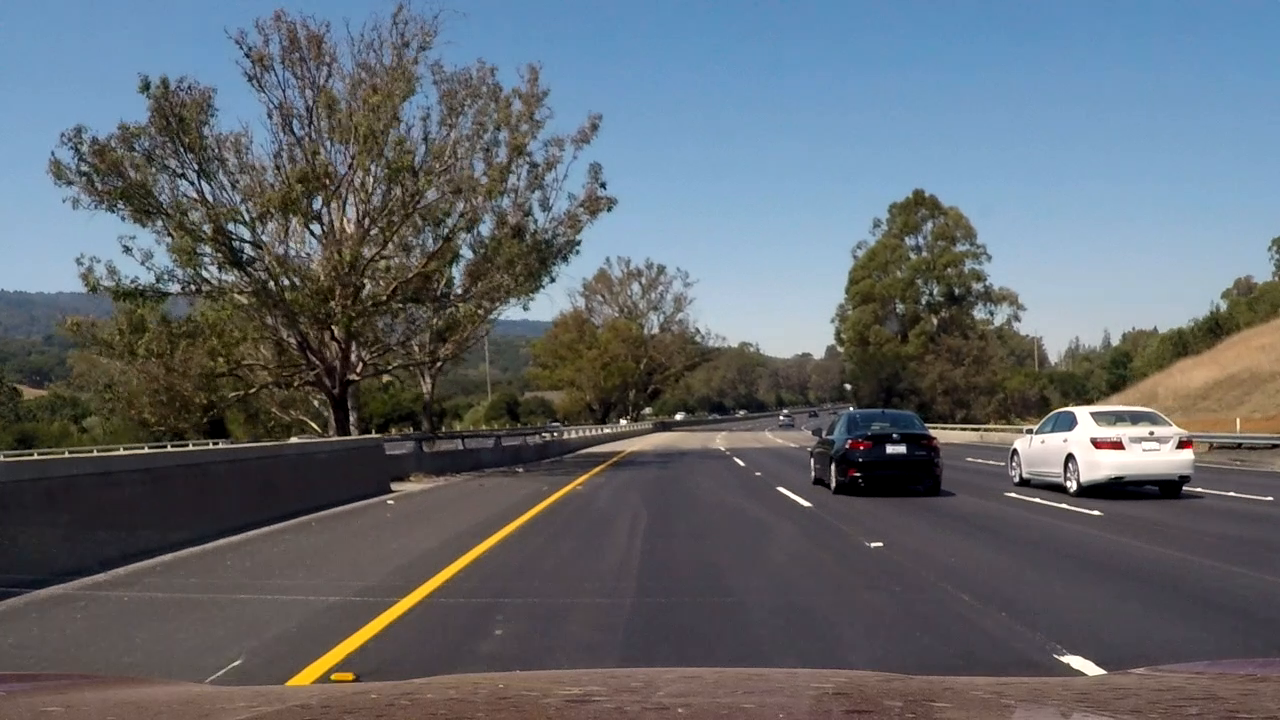
#> input picture frame 3 of vehicle-detection/test_video.mp4, 1280 x 720 px, given in place of the camera
$ jupyter execute --allow-errors Sketching-HW.ipynb   (shell and % lines are left out)
#> lines starting #> are read from the running program, lines starting #| are printed output that depends on the picture
[cell 1]
#create a function getSketch()
#Input:- inp_BGR image
#Output :- sketched_image
#Sketching involves four basic steps

import cv2
import numpy as np
import ImageUtils


img = cv2.imread('D:/farzad/Artificial Intelligence/CV/fromTutor-20180901T044023Z-001/fromTutor/images/obama.jpg')
ImageUtils.show_img_plt(img)
#> (this line was passed over: ImageUtils is not available in this run)


#Step1
#Convert BGR to Grayscale
#cv2.COLOR_BGR2GRAY

#> (the rest of this cell did not finish here and is left out)

[cell 2]
#Read an input image
#Diplay the image here

img2 = cv2.imread('D:/farzad/Artificial Intelligence/CV/fromTutor-20180901T044023Z-001/fromTutor/images/obama.jpg')
ImageUtils.show_img_plt(img2)
#> (this line was passed over: ImageUtils is not available in this run)


#call getSketch()
#display sketched image here
#> (the rest of this cell did not finish here and is left out)

[cell 3]
#Explore video options

#Read a video file
cap = cv2.VideoCapture(0)

#extract image in every frame
count = 0

while count < 5:

        # vidObj object calls read
        # function extract frames
        success, image = cap.read()
#> image is the input picture: shape (720, 1280, 3); mean B, G, R 109.8, 103.2, 97.2

        # Saves the frames with frame-count
        cv2.imwrite("D:/farzad/Artificial Intelligence/CV/frame%d.jpg" % count, image)

        count += 1

# Release all space and windows once done
cap.release()
cv2.destroyAllWindows()
#call getSketch()
sk1 = cv2.imread("D:/farzad/Artificial Intelligence/CV/frame0.jpg")
sk2 = cv2.imread("D:/farzad/Artificial Intelligence/CV/frame1.jpg")
sk3 = cv2.imread("D:/farzad/Artificial Intelligence/CV/frame2.jpg")
sk4 = cv2.imread("D:/farzad/Artificial Intelligence/CV/frame3.jpg")
sk5 = cv2.imread("D:/farzad/Artificial Intelligence/CV/frame4.jpg")
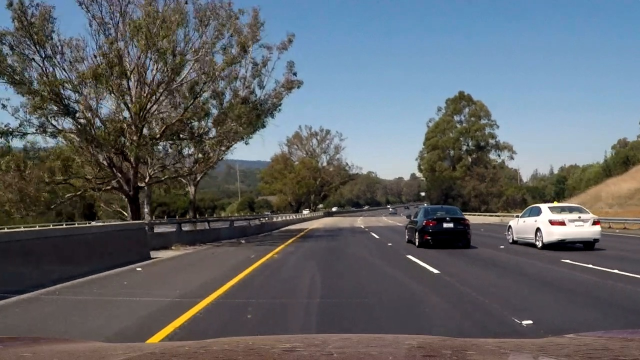
#> sk5: shape (720, 1280, 3) (shown at 1/2 size); mean B, G, R 103.4, 99, 95


sb1,sc1 = cv2.pencilSketch(sk1, sigma_s=60, sigma_r=0.07, shade_factor=0.05)
sb2,sc2 = cv2.pencilSketch(sk2, sigma_s=60, sigma_r=0.07, shade_factor=0.05)
sb3,sc3 = cv2.pencilSketch(sk3, sigma_s=60, sigma_r=0.07, shade_factor=0.05)
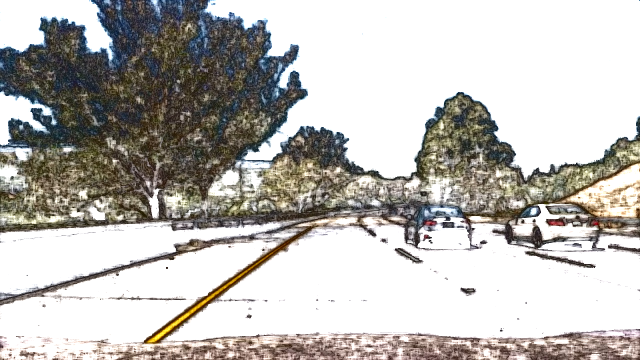
#> sc3: shape (720, 1280, 3) (shown at 1/2 size); mean B, G, R 181.6, 185.5, 188.1
sb4,sc4 = cv2.pencilSketch(sk4, sigma_s=60, sigma_r=0.07, shade_factor=0.05)
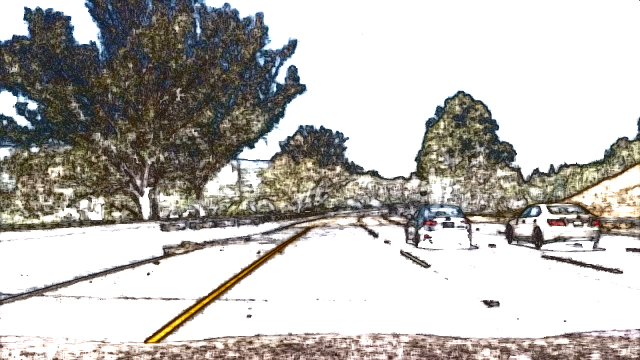
#> sc4: shape (720, 1280, 3) (shown at 1/2 size); mean B, G, R 180.8, 184.8, 187.4
sb5,sc5 = cv2.pencilSketch(sk5, sigma_s=60, sigma_r=0.07, shade_factor=0.05)
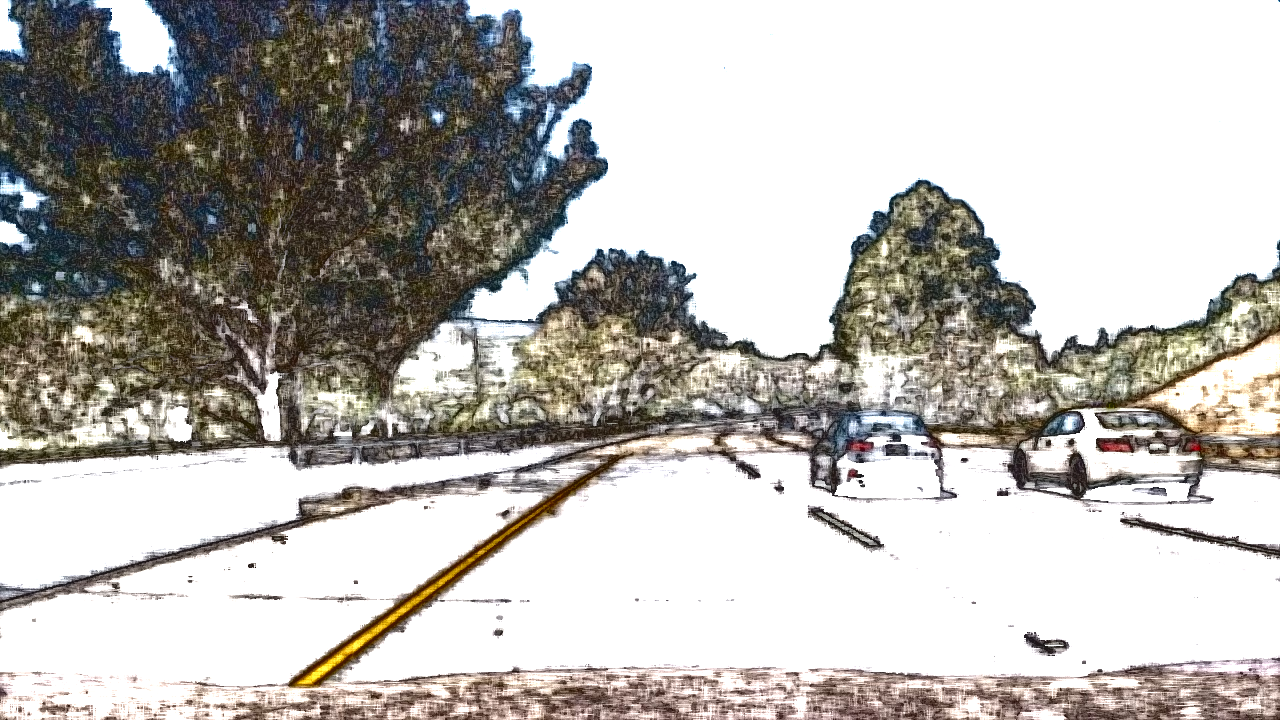
#> sc5: shape (720, 1280, 3); mean B, G, R 178.6, 182.6, 185.4

# [15 lines of commented-out code are left out]

height , width , layers =  sk1.shape

video = cv2.VideoWriter('video.avi',-1,1,(width,height))

video.write(sc1)
video.write(sc2)
video.write(sc3)
video.write(sc4)
video.write(sc5)

cv2.destroyAllWindows()
video.release()

$ run again, starting later in the video
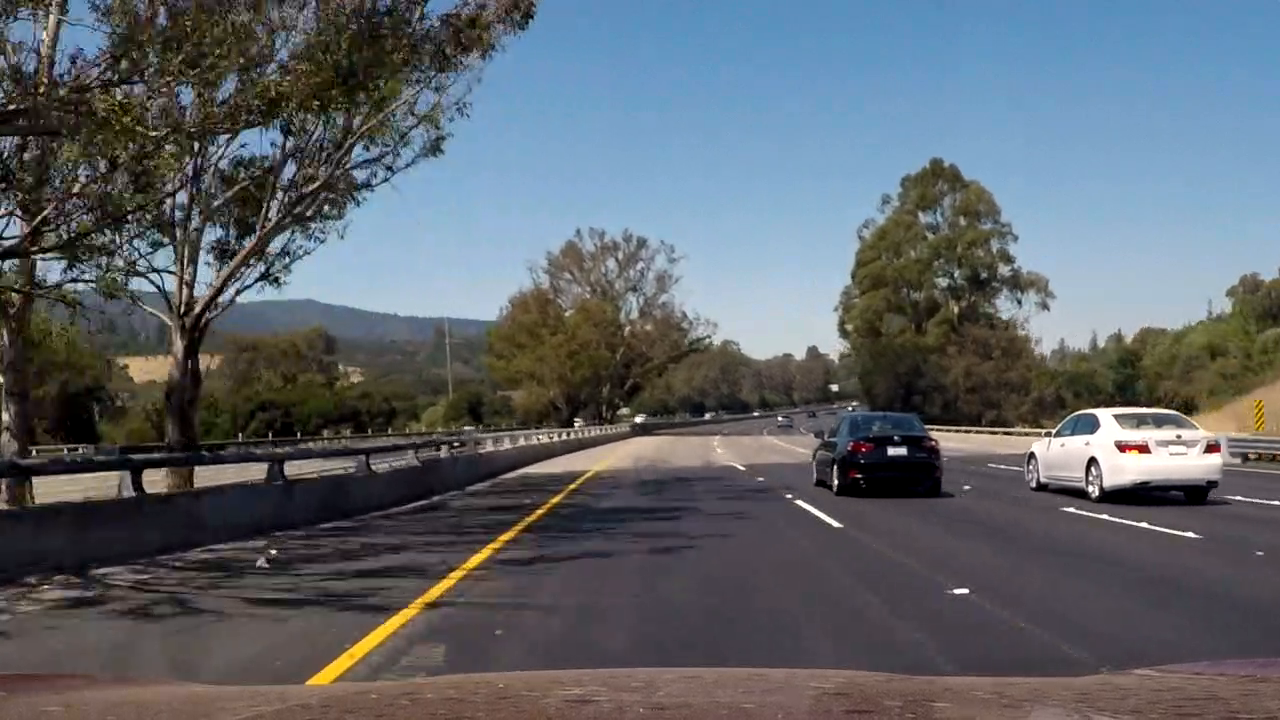
#> input picture frame 17 of vehicle-detection/test_video.mp4, 1280 x 720 px, given in place of the camera
#> image is the input picture: shape (720, 1280, 3); mean B, G, R 105.5, 99.4, 93.8
#> `sb1,sc1 = cv2.pencilSketch(sk1, sigma_s=60, sigma_r=0.07, shade_factor..`:
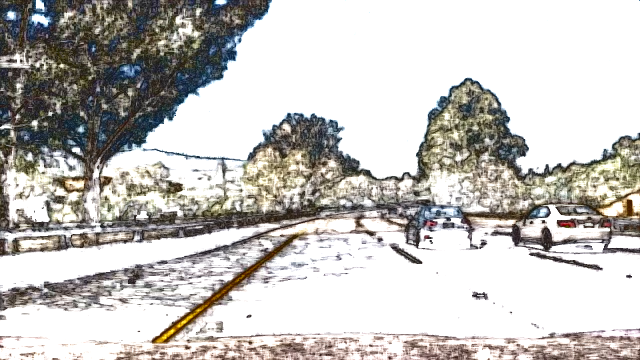
#> sc1: shape (720, 1280, 3) (shown at 1/2 size); mean B, G, R 189.7, 193, 195.3
#> `sb5,sc5 = cv2.pencilSketch(sk5, sigma_s=60, sigma_r=0.07, shade_factor..`:
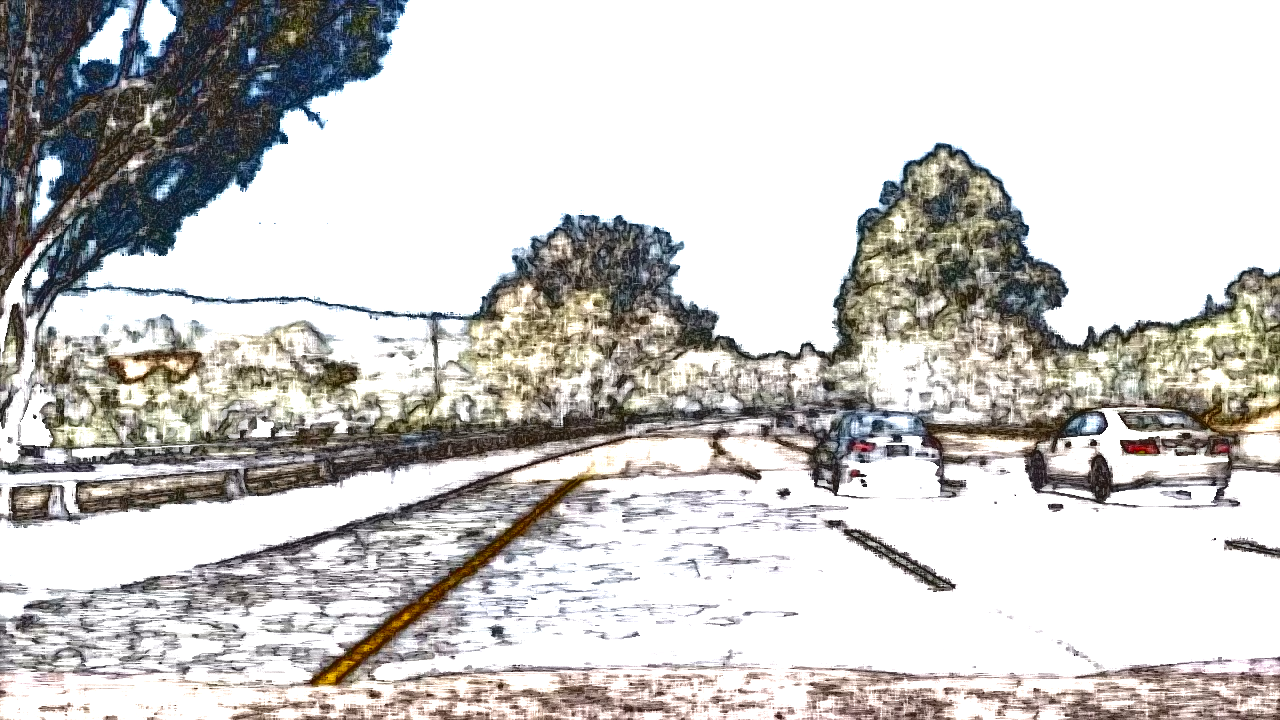
#> sc5: shape (720, 1280, 3); mean B, G, R 197.8, 199.8, 201.4

$ run again, starting later in the video
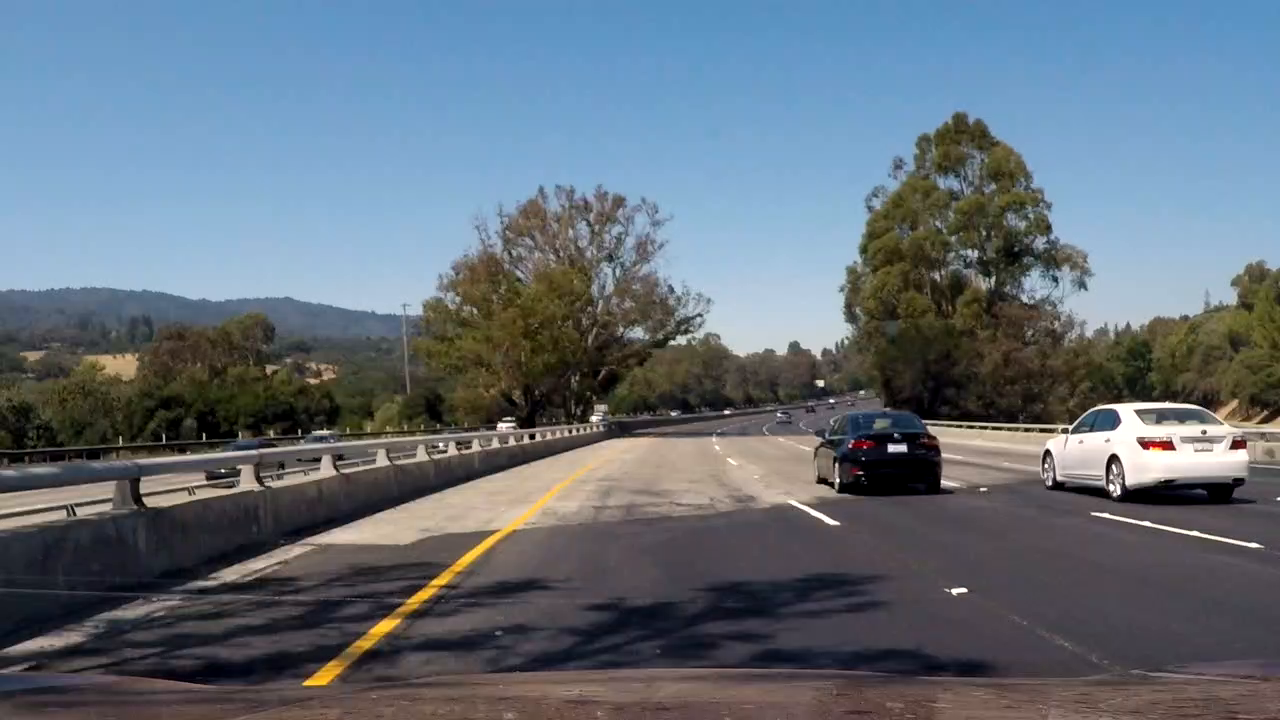
#> input picture frame 30 of vehicle-detection/test_video.mp4, 1280 x 720 px, given in place of the camera
#> image is the input picture: shape (720, 1280, 3); mean B, G, R 122.1, 111, 99.5
#> `sb2,sc2 = cv2.pencilSketch(sk2, sigma_s=60, sigma_r=0.07, shade_factor..`:
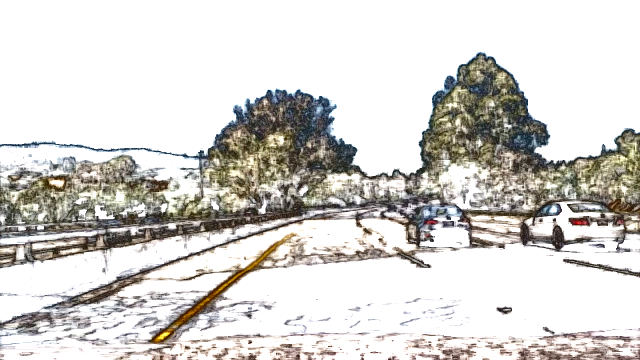
#> sc2: shape (720, 1280, 3) (shown at 1/2 size); mean B, G, R 206.4, 210, 212.1
#> `sb5,sc5 = cv2.pencilSketch(sk5, sigma_s=60, sigma_r=0.07, shade_factor..`:
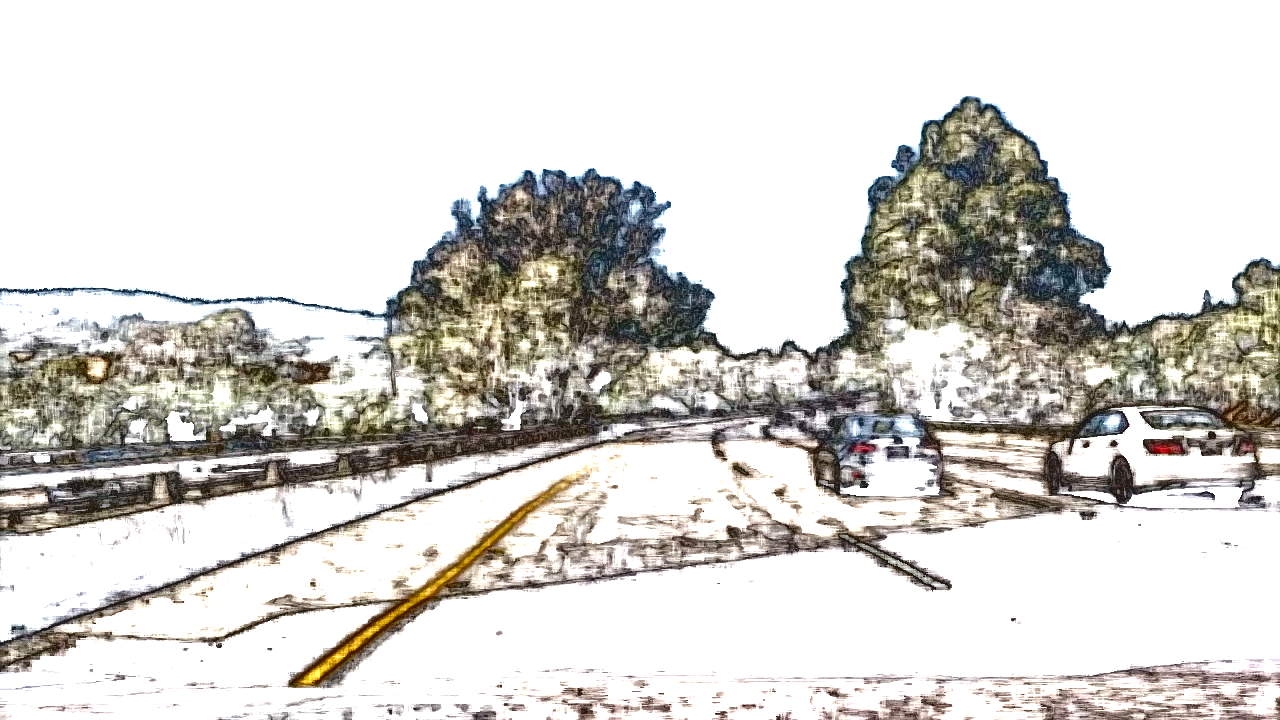
#> sc5: shape (720, 1280, 3); mean B, G, R 206.7, 210.8, 213
